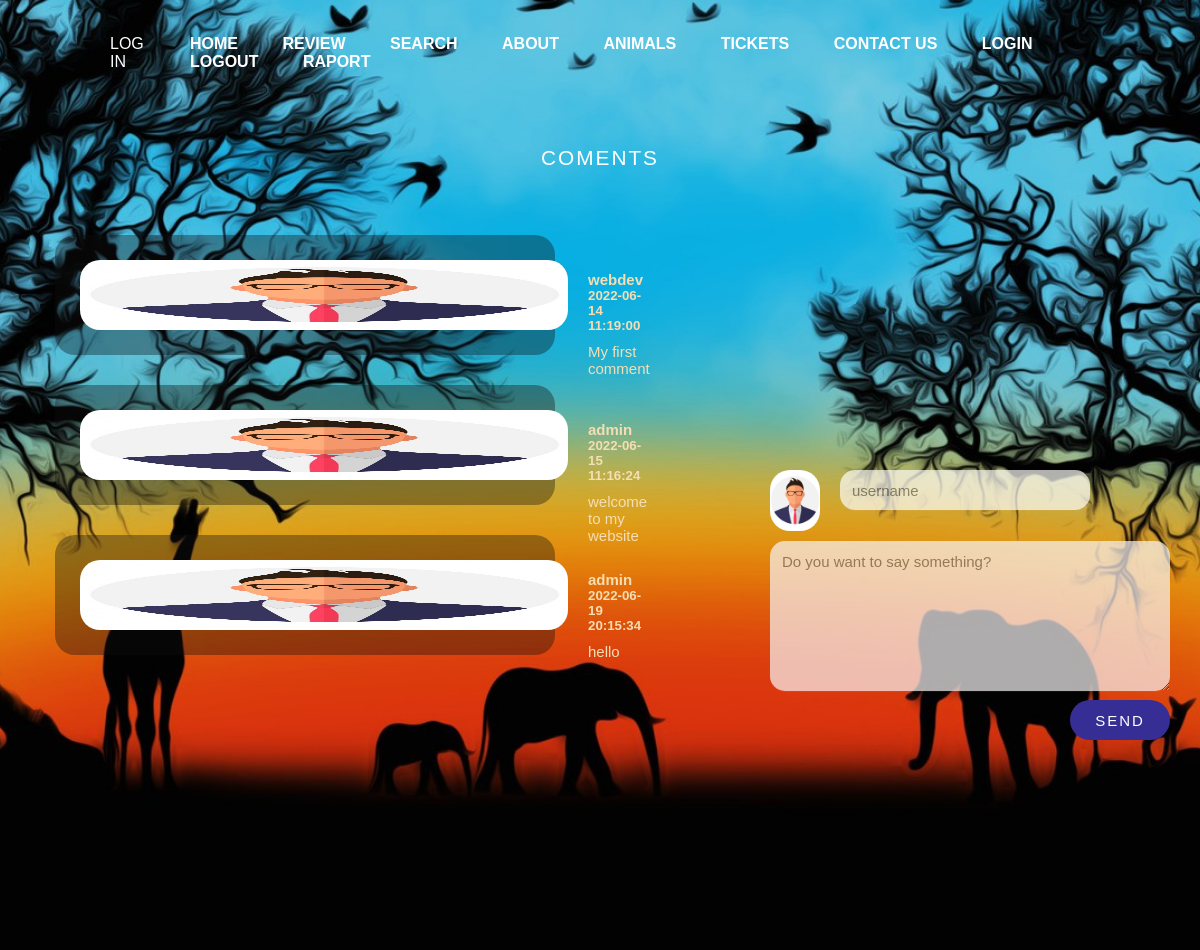
/PHP/Review.php, run on the app's committed database.
### tables this page shows
CREATE TABLE `review` (
  `id` int(11) NOT NULL,
  `username` varchar(30) NOT NULL,
  `comment` varchar(200) NOT NULL,
  `date` timestamp NOT NULL DEFAULT current_timestamp()
);

### PHP/Review.php (the view, shortened to what this page needs)
<!DOCTYPE html>
<html lang="en">
    <head>
        <link rel="stylesheet" href="../CSS/review.css">
    </head>
    <body>
      <div class="banner">
         <div class="navbar" id="myNavbar">
            <ul>
            <?php
                  if(isset($_SESSION['id']) && isset($_SESSION['username'])){
               ?>
               <li> <img src="../Img/profile.jpg" alt=""> </li>
               <li> <h1>Hello, <?php echo $_SESSION['username']; ?></h1> </li>
               <li><a href="logout.php" target="_top">Logout</a></li>
               <?php
                  }else{
               ?>
               <li><a href="Login.php" target="_top">Log In</a></li>
               <?php
                  }
               ?>
            </ul>
            <ul>
            <strong><li><a href="Welcome.php">Home</a></li></strong>
            <strong><li><a href="Review.php">Review</a></li></strong>
            <strong><li><a href="search.php">Search</a></li></strong>
            <strong><li><a href="about.php">About</a></li></strong>
            <strong><li><a href="animals.php">Animals</a></li></strong>
            <strong><li><a href="tickets.php">Tickets</a></li></strong>
            <strong><li><a href="contact.php">Contact Us</a></li></strong>
            <strong><li><a href="Login.php">LogIn</a></li></strong>
            <strong><li><a href="logout.php">Logout</a></li></strong>
            <strong><li><a href="../HTML/raport.html">Raport</a></li></strong>
            </ul>
         </div>
         <div class="testimonial-heading">
               <span>Coments</span>
         </div>
         <section id="comments">
            <div class="comments-info">
               <?php
               $conn = mysqli_connect("localhost", "root", "", "atlaszoologic") or die("Connection failed");
               $query = "SELECT id, username, comment, date FROM review";
               $result = $conn->query($query);
               if ($result->num_rows > 0) {
                  while($row = $result->fetch_assoc()) {
            ?>
                  <div class="comments-box">
                  <img src="../Img/profile.jpg" alt="">
                  <div class="name">
                     <h3> <?php echo $row["username"] ?> </h3>
                     <h5> <?php echo $row["date"] ?> </h5>
                     <p> <?php echo $row["comment"]; ?> </p>
                  </div>
               </div>
            <?php
                  }
              } else {
                  echo "0 results";
              }
            ?>
            </div>
            <form method="POST" id="form" name="form" action="commentForm.php">
               <div class="commets-container">
                  <div class="package1">
                     <img src="../Img/profile.jpg" alt="">
                     <input type="text" placeholder="username" name="username" id="username" value="<?php echo $_SESSION["username"] ?>">
                  </div>
                  <div class="package2">
                     <textarea name="message" id="message" rows="5" placeholder="Do you want to say something?"></textarea>
                  </div>
                  <div class="package3">
                     <input type="submit" class="send-btn" value="Send" name="post" >
                  </div>
               </div>
            </form>
         </section>
      </div>
    </body>
</html>

### CSS/review.css (style rules this page uses)
* { margin: 0; padding: 0; font-family: 'Gill Sans', 'Gill Sans MT', Calibri, 'Trebuchet MS', sans-serif; box-sizing: border-box; }
.banner { width: 100%; height: 950px; background-image: url("../Img/animals4.jpg"); background-size: cover; background-position: center; }
.navbar { width: 85%; margin: auto; padding: 35px 0; display: flex; align-items: center; justify-content: space-between; }
.navbar ul li { list-style: none; display: inline-block; margin: 0 20px; }
.navbar ul li a { text-decoration: none; color:white; text-transform: uppercase; }
.testimonial-heading { letter-spacing: 1px; margin: 30px 0px; padding: 10px 20px; display: flex; flex-direction: column; justify-content: center; align-items: center; }
.testimonial-heading span { font-size: 1.3rem; color: white; margin-bottom: 10px; letter-spacing: 2px; text-transform: uppercase; }
.comments-info { display: flex; justify-content: center; flex-direction: column; width: 30%; float: left; padding: 0 40px; }
.comments-box { width: 500px; background: rgba(15, 14, 14, 0.37); padding: 25px; margin: 15px; cursor: pointer; height: 120px; display: flex; border-radius: 20px; }
.comments-box img { width: auto; height: auto; border-radius: 20px; margin-right: 20px; }
.name { display: flex; flex-direction: column; color: wheat; margin-top: 10px; }
.name h3 { margin-top: 1px; font-size: 15px; }
.name p { margin-top: 10px; font-size: 15px; }
.commets-container { margin-top: 250px; float: right; padding: 0 30px; }
.package1 { display: flex; flex-direction: row; margin-bottom: 10px; }
.package1 img { margin-right: 20px; border-radius: 20px; width: 50px; }
.package1 input { background-color: rgba(253, 253, 249, 0.993); color: rgb(15, 15, 15); border: none; width: 250px; padding: 12px; font-size: 15px; resize: vertical; border-radius: 15px; box-shadow: 0 1px 1px rgba(241, 234, 234, 0.1); margin-bottom: 5px; opacity: 0.7; height: 40px; }
.package2 textarea { background-color: rgb(248, 244, 244); color: rgb(15, 15, 15); border: none; width: 400px; padding: 12px; font-size: 15px; resize: vertical; border-radius: 15px; box-shadow: 0 1px 1px rgba(241, 234, 234, 0.1); margin-bottom: 5px; opacity: 0.7; height: 150px; }
.package3 input { background: #362e94; color: white; border: none; width: 100px; height: 40px; font-size: 15px; font-weight: 300; text-transform: uppercase; letter-spacing: 2px; transition: 0.3s; transition-property: all; transition-property: background; cursor: pointer; border-radius: 20px; float: right; }

### data on the page
review: username "webdev", date "2022-06-14 11:19:00", comment "My first comment"
review: username "admin", date "2022-06-15 11:16:24", comment "welcome to my website"
review: username "admin", date "2022-06-19 20:15:34", comment "hello"
